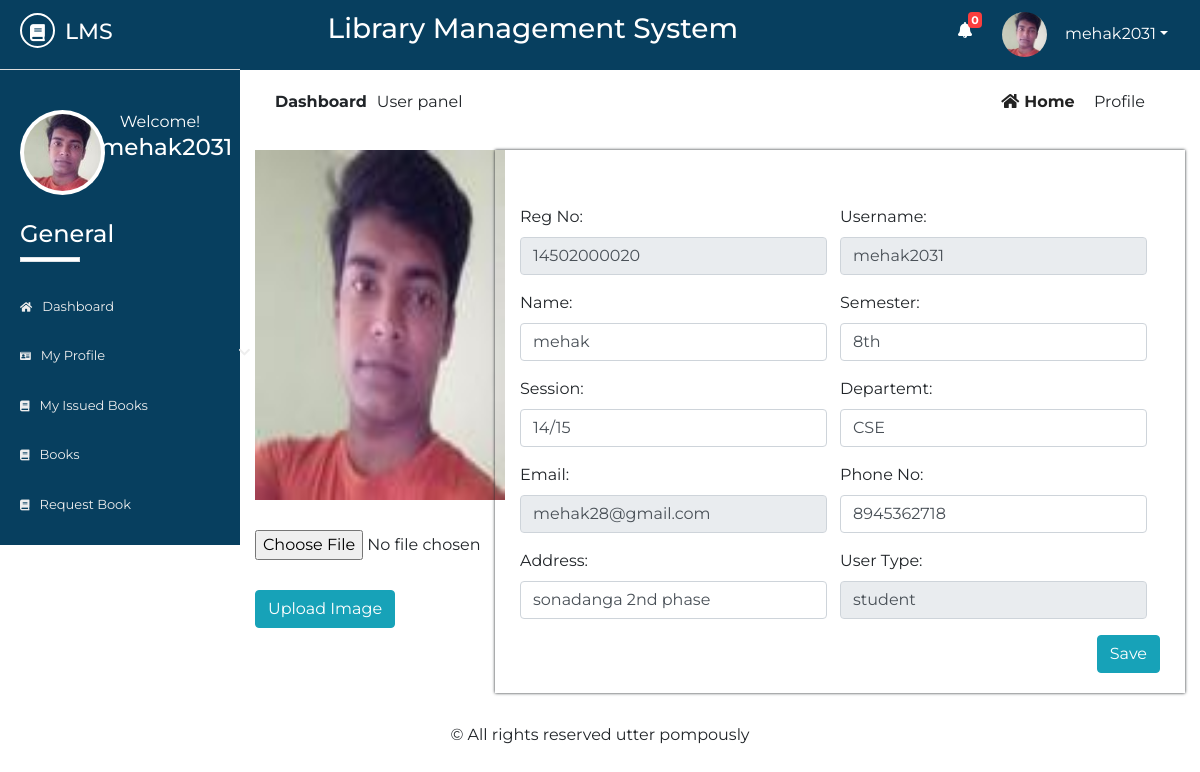
/Source/librarian/user/student/profile.php (signed in), run on the app's committed database.
### tables this page shows
CREATE TABLE `std_registration` (
  `id` int(10) NOT NULL,
  `name` varchar(50) NOT NULL,
  `username` varchar(50) NOT NULL,
  `password` varchar(50) NOT NULL,
  `email` varchar(50) NOT NULL,
  `phone` varchar(50) NOT NULL,
  `sem` varchar(10) NOT NULL,
  `dept` varchar(10) NOT NULL,
  `session` varchar(5) NOT NULL,
  `regno` varchar(20) NOT NULL,
  `address` varchar(100) NOT NULL,
  `utype` varchar(7) NOT NULL,
  `photo` varchar(500) NOT NULL,
  `status` varchar(7) NOT NULL,
  `vkey` varchar(250) NOT NULL,
  `verified` varchar(3) NOT NULL
);

### Source/librarian/user/student/profile.php (the view, shortened to what this page needs)
       <?php
   include 'inc/header.php';
   include 'inc/connection.php';
?>
<div class="dashboard-content">
	<div class="dashboard-header">
		<div class="container">
			<div class="row">
				<div class="col-md-6">
					<div class="left">
						<p><span>dashboard</span>User panel</p>
					</div>
				</div>
				<div class="col-md-6">
					<div class="right text-right">
						<a href="dashboard.php"><i class="fas fa-home"></i>home</a>
						<span class="disabled">profile</span>
					</div>
				</div>
			</div>
			<div class="profile-content">
				<div class="row">
					<div class="col-md-3">
						<div class="photo">
							<?php
                                   $res = mysqli_query($link, "select * from std_registration where username='".$_SESSION['student']."'");
                                   while ($row = mysqli_fetch_array($res)){
                                       ?><img src="<?php echo $row["photo"]; ?> " height="" width="" alt="something wrong"></a> <?php
                                   }
                               ?>
						</div>
						<div class="uploadPhoto">
							<form action="" method="post" enctype="multipart/form-data">
								<input type="file" name="image" class="modal-mt" id="image">
								<input type="submit" class="modal-mt btn btn-info" value="Upload Image" name="submit">
							</form>
						</div>
					</div>
					<div class="col-md-9">
						<div class="details">
                               <?php
                                      $res5 = mysqli_query($link, "select * from std_registration where username='$_SESSION[student]' ");
                                      while($row5 = mysqli_fetch_array($res5)){
                                          $regno      = $row5['regno'];
									   $username  = $row5['username'];
                                          $name      = $row5['name'];
                                          $sem      = $row5['sem'];
                                          $session      = $row5['session'];
                                          $dept      = $row5['dept'];
                                          $email     = $row5['email'];
                                          $phone     = $row5['phone'];
                                          $address     = $row5['address'];
                                          $utype     = $row5['utype'];
                                      }
                                   ?>
                               <form method="post">
                                   <div class="form-group details-control">
                                       <label for="regno" class="text-right">Reg No:</label>
                                       <input type="text" class="form-control custom"  name="regno" value="<?php echo $regno; ?>" disabled />
                                   </div>
                                   <div class="form-group details-control">
                                        <label for="username">Username:</label>
                                       <input type="text" class="form-control custom"  name="username" value="<?php echo $username; ?>" disabled />
                                   </div>
                                   <div class="form-group details-control">
                                       <label for="name" class="text-right">Name:</label>
                                       <input type="text" class="form-control custom"  name="name" value="<?php echo $name; ?>" />
                                   </div>
                                   <div class="form-group details-control">
                                       <label for="sem" class="text-right">Semester:</label>
                                       <input type="text" class="form-control custom"  name="sem" value="<?php echo $sem; ?>" />
                                   </div>
                                   <div class="form-group details-control">
                                       <label for="session" class="text-right">Session:</label>
                                       <input type="text" class="form-control custom"  name="session" value="<?php echo $session; ?>" />
                                   </div>
                                   <div class="form-group details-control">
                                       <label for="dept" class="text-right">Departemt:</label>
                                       <input type="text" class="form-control custom"  name="dept" value="<?php echo $dept; ?>" />
                                   </div>
                                   <div class="form-group details-control">
                                        <label for="email">Email:</label>
                                       <input type="text" class="form-control custom"  name="email" value="<?php echo $email; ?>" disabled/>
                                   </div>
                                   <div class="form-group details-control">
                                        <label for="phone">Phone No:</label>
                                       <input type="text" class="form-control custom"  name="phone" value="<?php echo $phone; ?>" />
                                   </div>
                                   <div class="form-group details-control">
                                       <label for="address">Address:</label>
                                        <input type="text" class="form-control custom"  name="address" value="<?php echo $address; ?>" />
                                   </div>
                                   <div class="form-group details-control">
                                       <label for="utype">User Type:</label>
                                        <input type="text" class="form-control custom"  name="utype" value="<?php echo $utype; ?>"  disabled="" />
                                   </div>
                                   <div class="text-right mt-20">
                                       <input type="submit" value="Save" class="btn btn-info" name="update">
                                   </div>
                               </form>
		                </div>
	                </div>
				</div>
			</div>
		</div>
	</div>
</div>
<?php
	include 'inc/footer.php';
 ?>

### Source/librarian/user/student/inc/header.php (shortened to what this page needs)
<?php
include 'inc/connection.php';
    $res = mysqli_query($link,"select * from message where rusername='$_SESSION[student]' && read1='n'");
    $not= mysqli_num_rows($res);
?>
<!DOCTYPE html>
<html lang="en">
<head>
	<link rel="stylesheet" href="inc/css/bootstrap.min.css">
	<link rel="stylesheet" href="inc/css/bootstrap-select.min.css">
	<link rel="stylesheet" href="inc/css/fontawesome-all.min.css">
	<link rel="stylesheet" href="inc/css/datatables.min.css">
	<link rel="stylesheet" href="inc/css/pro1.css">
</head>
<body>
	<div class="main-content">
		<div class="wrapper">
			<div class="left-sidebar">
				<div class="p-title">
					<h3><a href=""><i class="fas fa-book"></i><span>lms</span></a></h3>
				</div>
				<div class="profile">
					<div class="profile-pic">
						<?php
                            $res = mysqli_query($link, "select * from std_registration where username='".$_SESSION['student']."'");
                            while ($row = mysqli_fetch_array($res)){
                                ?><img src="<?php echo $row["photo"]; ?> " height="" width="" alt="something wrong" class="rounded-circle"></a> <?php
                            }
                        ?>
					</div>
					<div class="profile-info text-center">
						<span>Welcome!</span>
						<h2><?php echo $_SESSION["student"]; ?></h2>
					</div>
				</div>
				<div class="sidebar-menu">
					<h3>General</h3>
					<div class="border"></div>
	                <ul>
	                    <li class="menu <?php if($page=='home'){ echo 'active';} ?>">
      						<a href="dashboard.php"><i class="fas fa-home"></i>Dashboard</a>
    					</li>
    				    <li class="menu menu-toggle1">
      						<a href="#"><i class="fas fa-id-card"></i>My profile <span class="fa fa-chevron-down"></span></a>
	   					</li>
    					<li class="menu <?php if($page=='ibook'){ echo 'active';} ?>">
      						<a href="my-issued-books.php"><i class="fas fa-book"></i>my issued books</a>
    					</li>
    					<li class="menu <?php if($page=='books'){ echo 'active';} ?>">
      						<a href="books.php"><i class="fas fa-book"></i>books</a>
    					</li>
    					<li class="menu <?php if($page=='rbook'){ echo 'active';} ?>">
      						<a href="request-book.php"><i class="fas fa-book"></i>request book</a>
    					</li>
    				</ul>
				</div>
			</div>
			<div class="content">
				<div class="inner">
					<div class="heading text-center">
						<h3>Library Management System</h3>
					</div>
					<div class="header-profile text-right">
						<ul>
							<li class="icon">
								<a href="notifications.php" ><i class="fas fa-bell"></i></a>
								<span class="count" onclick="window.location='notifications.php'"><b><?php echo $not; ?></b></span>
							</li>
							<li class="dropdown">
								 <?php
                                     $res = mysqli_query($link, "select * from std_registration where username='".$_SESSION['student']."'");
                                     while ($row = mysqli_fetch_array($res)){
                                         ?><a href="" class="dropdown-toggle" data-toggle="dropdown"><img src="<?php echo $row["photo"]; ?>" alt=""><span><?php echo $_SESSION["student"]; ?></span></a> <?php
                                     }
                                ?>
							</li>
						</ul>
					</div>
				</div>

### Source/librarian/user/student/inc/footer.php (shortened to what this page needs)
			</div>
		</div>
	</div>
    <div class="footer text-center">
        <p>&copy; All rights reserved utter pompously</p>
    </div>
</body>
</html>

### Source/librarian/user/student/inc/css/pro1.css (style rules this page uses)
* { margin: 0; padding: 0; }
body { font-family: 'Montserrat', sans-serif; }
.mt-20 { margin-top: 20px; }
.border { width: 60px; height: 5px; background: #fff; }
.main-content { width: 100%; height: auto; overflow: hidden; }
.main-content .left-sidebar { width: 20%; height: auto; background: #073f5f; float: left; }
.main-content .left-sidebar .p-title { width: 100%; padding: 13px; padding-left: 20px; background: #073f5f; border-bottom: 1px solid #ddd; }
.main-content .p-title a { text-decoration: none; color: #fff; font-size: 22px; text-transform: uppercase; }
.main-content .p-title a i { width: 35px; height: 35px; line-height: 35px; text-align: center; font-size: 17px; border-radius: 50%; border: 2px solid #fff; }
.main-content .p-title a span { margin-left: 10px; }
.main-content .left-sidebar .profile { width: 100%; padding: 20px; margin-top: 0; padding-top: 0; }
.main-content .left-sidebar .profile .profile-pic { width: 40%; float: left; }
.main-content .left-sidebar .profile img { width: 85px; height: 85px; position: inherit; padding: 4px; background: #fff; overflow: hidden; }
.main-content .left-sidebar .profile .profile-info { width: 60%; float: left; color: #fff; }
.main-content .left-sidebar .profile .profile-info h2 { font-size: 23px; }
.sidebar-menu { color: #fff; width: 100%; padding-top: 60px; padding-left: 0; }
.sidebar-menu h3 { margin-left: 20px; font-size: 24px; }
.sidebar-menu .border { margin-left: 20px; margin-bottom: 20px; }
.sidebar-menu ul li a { text-decoration: none; color: #eee; width: 270px; padding: 15px 20px; font-size: 13px; display: block; text-transform: capitalize; transition: all .5s ease; }
.sidebar-menu ul { padding-left: 0; }
.sidebar-menu ul li a i { margin-right: 10px; font-size: smaller; }
.sidebar-menu ul li a span { float: right; }
.content { width: 80%; height: auto; float: right; }
.content .inner { width: 100%; height: 70px; background: #073f5f; padding: 12px; }
.content .inner .heading { width: 60%; float: left; color: #fff; }
.content .inner .header-profile { width: calc(40%-20px); float: right; margin-right: 20px; position: relative; }
.content .inner .header-profile .icon i { margin-right: 30px; font-size: 16px; margin-top: 10px; }
.header-profile .dropdown span { color: #fff; margin-left: 10px; }
.header-profile .icon span { color: #fff; position: absolute; left: 10px; top: 0; font-size: 11px; width: 14px; height: 16px; line-height: 16px; text-align: center; border-radius: 4px; background: #FA3E3E; }
.header-profile ul li { list-style: none; float: left; }
.header-profile ul li i { color: #fff; }
.header-profile img { width: 40px; height: 40px; border-radius: 50%; margin-right: 8px; }
.dropdown a { text-decoration: none; color: #fff; }
.dropdown img { width: 45px; height: 45px; border-radius: 50%; }
.dashboard-content { padding-bottom: 30px; }
.dashboard-header .left { padding: 20px; }
.dashboard-header .left p span { text-transform: capitalize; margin-right: 10px; font-weight: bold; }
.dashboard-header .right { padding: 20px; margin-right: 20px; }
.dashboard-header .right a { text-transform: capitalize; text-decoration: none; color: #222; margin-right: 15px; font-weight: bold; }
.dashboard-header .right a i { margin-right: 5px; }
.dashboard-header .right span { text-transform: capitalize; }
.profile-content { width: 100%; }
.profile-content .photo { width: 250px; height: 350px; }
.photo img { width: 250px; height: 350px; }
.details { padding: 35px 25px; width: 100%; box-shadow: 0px 0px 3px; }
.details { width: 100%; padding-bottom: 20px; }
.details .details-control { width: 48%; margin-right: 2%; float: left; }
.details .details-control:nth-child(2n+2) { margin-right: 0; }

### data on the page
std_registration: photo (picture), regno "14502000020", username "mehak2031", name "mehak", sem "8th", session "14/15", dept "CSE", email "mehak28@gmail.com", phone "8945362718", address "sonadanga 2nd phase", utype "student"

### other printed values
$_SESSION["student"] "mehak2031"
$not "0"
